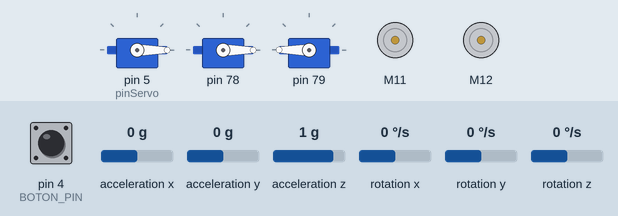
This sketch was run on a simulated Arduino Uno, built with avr-gcc and run on an emulated ATmega328P. Shown: 3 × servo, 2 × DC motor (green arrow = forward, orange = backward, longer = faster). The test bench sets the inputs (shaded band); at power-on: pin 4 (BOTON_PIN) HIGH, rotation z 0 °/s, acceleration x 0 g, acceleration y 0 g, acceleration z 1 g, rotation x 0 °/s, rotation y 0 °/s. What the sketch prints to the serial monitor is not drawn.

Above: at 5.0 s.
5.1 s: pin 4 (BOTON_PIN) pulled LOW for 0.15 s
At 6.2 s:
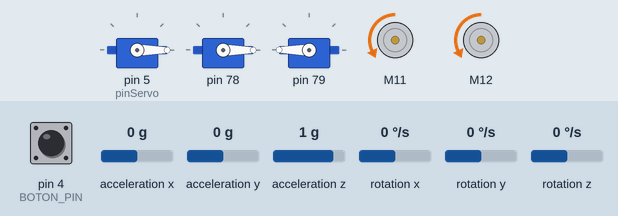
8.2 s: rotation z set to -192 °/s
At 9.8 s:
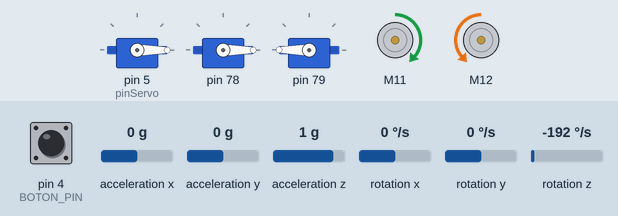
11.2 s: rotation z set to 0 °/s
At 13.6 s:
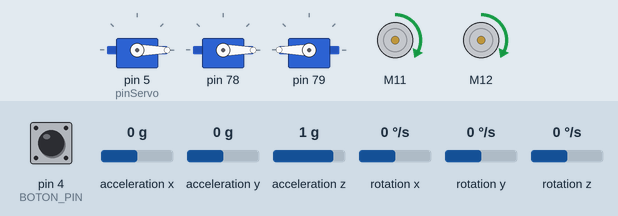
13.9 s: rotation z set to -24 °/s
16.9 s: rotation z set to -29 °/s
18.6 s: pin 4 (BOTON_PIN) pulled LOW for 1 s
At 19.0 s:
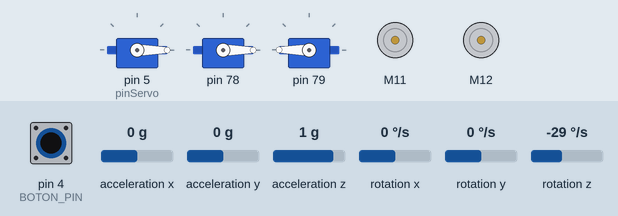
Timing chart, 0 to 21.6 s (numbered marks = the images above; inputs shaded):
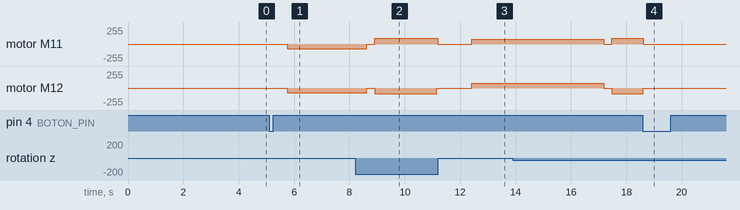

The sketch:

prueba_ww7.ino
```cpp
// generated by mBlock5 for MegaPi
// Optimized for WRO Robomission Junior
// VERSION CORREGIDA: giros por giroscopio inmunes al salto +-180 grados

#include <Arduino.h>
#include <Wire.h>
#include <SoftwareSerial.h>
#include <MeMegaPi.h>

#define BOTON_PIN 4
#define PIN_TCRT_IZQ A4
#define PIN_TCRT_DER A3

MeGyro giroscopio(8);

MePort placaExpansora(7); // Define el Puerto 7 como adaptador RJ25
Servo servoGarra1;
Servo servoGarra2;

double angle_rad = PI/180.0;
double angle_deg = 180.0/PI;
MeEncoderOnBoard Encoder_1(SLOT1); // Motor Izquierdo
MeEncoderOnBoard Encoder_2(SLOT2); // Motor Derecho

void isr_process_encoder1(void){
  if(digitalRead(Encoder_1.getPortB()) == 0){
    Encoder_1.pulsePosMinus();
  }else{
    Encoder_1.pulsePosPlus();
  }
}

void isr_process_encoder2(void){
  if(digitalRead(Encoder_2.getPortB()) == 0){
    Encoder_2.pulsePosMinus();
  }else{
    Encoder_2.pulsePosPlus();
  }
}

// Variable para saber si estamos en espera o si el robot ya está compitiendo
bool rutinaIniciada = false;

void _loop() {
  unsigned long tiempoActual = millis();

  // Actualizar los motores solo cada 10 milisegundos
  static unsigned long ultimoTiempoMotores = 0;
  if(tiempoActual - ultimoTiempoMotores >= 10) {
    Encoder_1.loop();
    Encoder_2.loop();
    ultimoTiempoMotores = tiempoActual;
  }

  // Actualizar el giroscopio solo cada 25 milisegundos
  static unsigned long ultimoGiroscopio = 0;
  if(tiempoActual - ultimoGiroscopio >= 25) {
    giroscopio.update();
    ultimoGiroscopio = tiempoActual;
  }

  // Si la rutina ya empezó y el botón se vuelve a presionar (estado LOW)
  if (rutinaIniciada == true && digitalRead(BOTON_PIN) == LOW) {
    // 1. Mandamos la orden de velocidad y posición a 0
    Encoder_1.move(0, 0);
    Encoder_2.move(0, 0);
    // Forzar el PWM a 0
    Encoder_1.setTarPWM(0);
    Encoder_2.setTarPWM(0);

    // Guardamos el momento exacto en el que empezamos a frenar
    unsigned long inicioParada = millis();

    // 2. Atrapamos al robot en un bucle infinito
    while (true) {
      tiempoActual = millis();

      // FASE 1: Durante los primeros 1500ms, mantenemos vivo el cerebro del motor para que frene
      if (tiempoActual - inicioParada < 1500) {
        if(tiempoActual - ultimoTiempoMotores >= 10) {
          Encoder_1.loop();
          Encoder_2.loop();
          ultimoTiempoMotores = tiempoActual;
        }
      }
      // FASE 2: Pasado ese tiempo, ya no entra al 'if' anterior.
      // Al dejar de llamar a .loop(), los motores pierden la tensión y el zumbido desaparece.
      else {
        // El robot está congelado, los motores apagados y sin zumbar.
        delay(500);
      }
    }
  }
}

void _delay(float seconds) {
  if(seconds < 0.0){
    seconds = 0.0;
  }
  unsigned long endTime = millis() + (unsigned long)(seconds * 1000.0);

  while(millis() < endTime) {
    _loop();
    delay(2); // <--- ESTA LÍNEA ES LA MAGIA. Evita que la placa colapse.
  }
}

// =========================================================================
// NUESTRAS FUNCIONES DE MOVIMIENTO
// =========================================================================

/**
 * Función maestra para controlar ambos motores.
 * Para ambos motores: valores positivos = adelante, valores negativos = atrás.
 */
void moverRobot(long gradosIzq, long gradosDer, float velocidad, float tiempoEspera) {
  Encoder_1.move(gradosIzq, abs(velocidad));
  Encoder_2.move(-gradosDer, abs(velocidad*1.02));
  _delay(tiempoEspera);
}

// Mueve el robot en línea recta hacia adelante
void avanzar(long grados, float velocidad, float tiempoEspera) {
  moverRobot(grados, grados, velocidad, tiempoEspera);
}

// Mueve el robot en línea recta hacia atrás
void retroceder(long grados, float velocidad, float tiempoEspera) {
  moverRobot(-grados, -grados, velocidad, tiempoEspera);
}

// Gira sobre su propio eje hacia la izquierda (por encoder)
void girarIzquierda(long grados, float velocidad, float tiempoEspera) {
  moverRobot(grados, -grados, velocidad, tiempoEspera);
}

// Gira sobre su propio eje hacia la derecha (por encoder)
void girarDerecha(long grados, float velocidad, float tiempoEspera) {
  moverRobot(-grados, grados, velocidad, tiempoEspera);
}

// Detiene por completo los motores
void detener(float tiempoEspera) {
  Encoder_1.setTarPWM(0);
  Encoder_2.setTarPWM(0);
}

// =========================================================================
// FUNCIONES DE GIRO CON GIROSCOPIO
// =========================================================================
//
// CORRECCION CLAVE:
// MeGyro.getAngleZ() devuelve un valor limitado al rango -180 a +180 grados.
// Cuando el rumbo acumulado del robot cruza ese limite, la lectura salta de
// +180 a -180 (o al reves). Comparar contra el angulo inicial de forma
// absoluta hacia que la resta se disparara a ~350 de golpe y el giro se
// cortara antes de tiempo. Por eso fallaba SOLO en algunos giros.
//
// Solucion: acumulamos la diferencia entre lecturas consecutivas corrigiendo
// el salto. Asi el giro es inmune al +-180 y admite giros de 180 o 360 grados.
// =========================================================================

/**
 * Devuelve la diferencia angular REAL entre dos lecturas consecutivas,
 * corrigiendo el salto de +-180 grados.
 */
float deltaAngulo(float actual, float previo) {
  float d = actual - previo;
  while (d >  180.0) d -= 360.0;
  while (d < -180.0) d += 360.0;
  return d;
}

/**
 * Motor de giro por giroscopio.
 * @param gradosObjetivo Grados a girar (siempre positivo).
 * @param velocidad Velocidad de giro.
 * @param sentido +1 = izquierda, -1 = derecha.
 * @param timeoutSeg Tiempo limite de seguridad.
 */
void girarGyro(float gradosObjetivo, float velocidad, int sentido, float timeoutSeg = 5.0) {
  giroscopio.update();
  float anguloPrevio = giroscopio.getAngleZ();
  float acumulado = 0.0;

  float v = (sentido > 0) ? fabs(velocidad) : -fabs(velocidad);
  Encoder_1.runSpeed(v);
  Encoder_2.runSpeed(v);

  unsigned long tiempoInicio = millis();
  unsigned long timeoutMs = (unsigned long)(timeoutSeg * 1000.0);

  while (fabs(acumulado) < gradosObjetivo) {
    _loop();

    float anguloActual = giroscopio.getAngleZ();
    acumulado += deltaAngulo(anguloActual, anguloPrevio);
    anguloPrevio = anguloActual;

    if (millis() - tiempoInicio > timeoutMs) {
      Serial.print("TIMEOUT en giro - grados acumulados: ");
      Serial.println(acumulado);
      break;
    }
  }

  Encoder_1.runSpeed(0);
  Encoder_2.runSpeed(0);
  _delay(0.3);
}

void girarIzquierdaGyro(float gradosObjetivo, float velocidad) {
  girarGyro(gradosObjetivo, velocidad, +1);
}

void girarDerechaGyro(float gradosObjetivo, float velocidad) {
  girarGyro(gradosObjetivo, velocidad, -1);
}

// =========================================================================
// SENSORES DE LÍNEA TCRT5000 Y NAVEGACIÓN
// =========================================================================

// Umbral analógico para diferenciar superficie clara de línea negra
int UMBRAL_NEGRO_DER = 55;
int UMBRAL_NEGRO_IZQ = 31;

int leerLineaIzq() {
  return analogRead(PIN_TCRT_IZQ);
}

int leerLineaDer() {
  return analogRead(PIN_TCRT_DER);
}

bool esNegroIzq() {
  return leerLineaIzq() >= UMBRAL_NEGRO_IZQ;
}

bool esNegroDer() {
  return leerLineaDer() >= UMBRAL_NEGRO_DER;
}

void imprimirSensoresLinea() {
  Serial.print("TCRT Izq (A4): ");
  Serial.print(leerLineaIzq());
  Serial.print(" | TCRT Der (A3): ");
  Serial.println(leerLineaDer());
}

/**
 * Centra el robot sobre la línea negra usando micro-ajustes.
 */
void centrarEnLinea(float velocidad, float timeoutSeg) {
  unsigned long inicio = millis();
  unsigned long timeoutMs = (unsigned long)(timeoutSeg * 1000.0);
  float velFina = fabs(velocidad) * 0.6; // Velocidad reducida para mayor precisión

  while (millis() - inicio < timeoutMs) {
    _loop();
    bool izqNegro = esNegroIzq();
    bool derNegro = esNegroDer();

    // Si ambos detectan negro o ambos blanco, el robot ya está centrado
    if ((izqNegro && derNegro) || (!izqNegro && !derNegro)) {
      Encoder_1.runSpeed(0);
      Encoder_2.runSpeed(0);
      break;
    }
    else if (izqNegro && !derNegro) {
      // Línea hacia la izquierda -> girar izquierda
      Encoder_1.runSpeed(velFina);
      Encoder_2.runSpeed(velFina);
    }
    else if (!izqNegro && derNegro) {
      // Línea hacia la derecha -> girar derecha
      Encoder_1.runSpeed(-velFina);
      Encoder_2.runSpeed(-velFina);
    }
    delay(5);
  }

  Encoder_1.runSpeed(0);
  Encoder_2.runSpeed(0);
  _delay(0.1);
}

/**
 * Motor de giro con giroscopio + busqueda de linea negra.
 * Usa la misma correccion de salto +-180 que girarGyro().
 *
 * @param gradosMaximos Límite máximo de grados a girar si el sensor no detecta la línea.
 * @param velocidad Velocidad de giro.
 * @param sentido +1 = izquierda, -1 = derecha.
 * @param gradosMinimosBusqueda Grados girados ANTES de activar la búsqueda por sensor.
 * @param timeoutSeg Tiempo límite de seguridad en segundos.
 */
void girarGyroLinea(float gradosMaximos, float velocidad, int sentido,
                    float gradosMinimosBusqueda, float timeoutSeg = 4.0) {
  giroscopio.update();
  float anguloPrevio = giroscopio.getAngleZ();
  float acumulado = 0.0;

  unsigned long tiempoInicio = millis();
  unsigned long timeoutMs = (unsigned long)(timeoutSeg * 1000.0);

  float v = (sentido > 0) ? fabs(velocidad) : -fabs(velocidad);
  Encoder_1.runSpeed(v);
  Encoder_2.runSpeed(v);

  bool lineaDetectada = false;

  while (fabs(acumulado) < gradosMaximos) {
    _loop();

    float anguloActual = giroscopio.getAngleZ();
    acumulado += deltaAngulo(anguloActual, anguloPrevio);
    anguloPrevio = anguloActual;

    // Activar la lectura de la línea solo después de cumplir los grados mínimos
    if (fabs(acumulado) >= gradosMinimosBusqueda) {
      if (esNegroIzq() || esNegroDer()) {
        lineaDetectada = true;
        break; // Detener giro inmediatamente al detectar la línea
      }
    }

    if (millis() - tiempoInicio > timeoutMs) {
      Serial.print("TIMEOUT en girarGyroLinea - grados acumulados: ");
      Serial.println(acumulado);
      break;
    }
  }

  Encoder_1.runSpeed(0);
  Encoder_2.runSpeed(0);
  _delay(0.1);

  // Si se detectó la línea, realizar el centrado fino
  if (lineaDetectada) {
    centrarEnLinea(velocidad, 4.0); // antes decia 40.0 (40 segundos): era demasiado
  }
}

void girarIzquierdaGyroLinea(float gradosMaximos, float velocidad, float gradosMinimosBusqueda, float timeoutSeg = 4.0) {
  girarGyroLinea(gradosMaximos, velocidad, +1, gradosMinimosBusqueda, timeoutSeg);
}

void girarDerechaGyroLinea(float gradosMaximos, float velocidad, float gradosMinimosBusqueda, float timeoutSeg = 4.0) {
  girarGyroLinea(gradosMaximos, velocidad, -1, gradosMinimosBusqueda, timeoutSeg);
}

/**
 * Avanza siguiendo la línea negra durante un tiempo determinado (en segundos).
 */
void seguirLineaTiempo(float segundos, float velocidadBase, float Kp = 0.15) {
  unsigned long inicio = millis();
  unsigned long duracionMs = (unsigned long)(segundos * 1000.0);

  while (millis() - inicio < duracionMs) {
    _loop();

    int lectIzq = leerLineaIzq();
    int lectDer = leerLineaDer();

    int error = lectIzq - lectDer;
    float correccion = error * Kp;

    float velIzq = velocidadBase - correccion;
    float velDer = velocidadBase + correccion;

    Encoder_1.runSpeed(velIzq);
    Encoder_2.runSpeed(-velDer);

    delay(5);
  }

  Encoder_1.runSpeed(0);
  Encoder_2.runSpeed(0);
  _delay(0.1);
}

/**
 * Avanza siguiendo la línea negra durante una cantidad de grados de encoder.
 */
void seguirLineaGrados(long grados, float velocidadBase, float Kp = 0.15, float tiempoMax = 10.0) {
  long posInicialIzq = Encoder_1.getCurPos();
  long posInicialDer = Encoder_2.getCurPos();

  unsigned long inicio = millis();
  unsigned long timeoutMs = (unsigned long)(tiempoMax * 1000.0);

  while (millis() - inicio < timeoutMs) {
    _loop();

    long avanceIzq = abs(Encoder_1.getCurPos() - posInicialIzq);
    long avanceDer = abs(Encoder_2.getCurPos() - posInicialDer);
    long promedioAvance = (avanceIzq + avanceDer) / 2;

    if (promedioAvance >= grados) {
      break;
    }

    int lectIzq = leerLineaIzq();
    int lectDer = leerLineaDer();

    int error = lectIzq - lectDer;
    float correccion = error * Kp;

    float velIzq = velocidadBase - correccion;
    float velDer = velocidadBase + correccion;

    Encoder_1.runSpeed(velIzq);
    Encoder_2.runSpeed(-velDer);

    delay(5);
  }

  Encoder_1.runSpeed(0);
  Encoder_2.runSpeed(0);
  _delay(0.1);
}

/**
 * Avanza recto manteniendo el rumbo con el giroscopio.
 * Tambien usa deltaAngulo() para no romperse si cruza el +-180.
 */
void avanzarRectoGyro(long grados, float velocidadBase, float Kp = 1.5, float tiempoMax = 10.0) {
  giroscopio.update();
  float anguloPrevio = giroscopio.getAngleZ();
  float desvio = 0.0; // desviacion acumulada respecto al rumbo inicial

  long posInicialIzq = Encoder_1.getCurPos();
  long posInicialDer = Encoder_2.getCurPos();

  unsigned long inicio = millis();
  unsigned long timeoutMs = (unsigned long)(tiempoMax * 1000.0);

  while (millis() - inicio < timeoutMs) {
    _loop();

    long avanceIzq = abs(Encoder_1.getCurPos() - posInicialIzq);
    long avanceDer = abs(Encoder_2.getCurPos() - posInicialDer);
    long promedioAvance = (avanceIzq + avanceDer) / 2;

    if (promedioAvance >= grados) {
      break;
    }

    float anguloActual = giroscopio.getAngleZ();
    desvio += deltaAngulo(anguloActual, anguloPrevio);
    anguloPrevio = anguloActual;

    float correccion = desvio * Kp;

    float velIzq = velocidadBase - correccion;
    float velDer = velocidadBase + correccion;

    Encoder_1.runSpeed(velIzq);
    Encoder_2.runSpeed(-velDer);

    delay(5);
  }

  Encoder_1.runSpeed(0);
  Encoder_2.runSpeed(0);
  _delay(0.1);
}

// =========================================================================
// DE LOS SERVOMOTORES PEQUEÑOS
// =========================================================================

const int GARRA_ABIERTA_S1 = 0;
const int GARRA_CERRADA_S1 = 108;
const int GARRA_CERRADA_S2 = 58;
const int GARRA_ABIERTA_S2 = 180;

void abrirGarra() {
  servoGarra1.write(GARRA_ABIERTA_S1);
  servoGarra2.write(GARRA_ABIERTA_S2);
  _delay(1.0);
}

void cerrarGarra() {
  servoGarra1.write(GARRA_CERRADA_S1);
  servoGarra2.write(GARRA_CERRADA_S2);
  _delay(1.0);
}

// =========================================================================
// DEL SERVOMOTOR GRANDE
// =========================================================================

Servo miServo;
const int pinServo = 5;

const int anguloBajar = 105;
void subir_pala() {
  for (int angulo = anguloBajar; angulo >= 0; angulo--) {
    miServo.write(angulo);
    _delay(0.050); // Ajusta este tiempo para cambiar la velocidad
  }
  _delay(1.0);
}

void bajar_pala() {
  miServo.write(anguloBajar);
  _delay(1.0);
}

void barrer() {
  abrirGarra();
  miServo.write(117);
  _delay(1.0);
}

// Subir el servo para llevar el objeto
void recolectar(int modo) {
  if (modo == 1) {
    miServo.write(63);
  } else if (modo == 2) {
    miServo.write(120);
  }
  _delay(1.0);
}

void posicionar() {
  miServo.write(50);
  _delay(1.0);
}

// Bajar el servo para soltar el objeto
void depositar() {
  miServo.write(40);
  _delay(1.0);
  abrirGarra();
}

// =========================================================================

void setup() {
  Serial.begin(115200);

  pinMode(BOTON_PIN, INPUT_PULLUP);
  pinMode(PIN_TCRT_IZQ, INPUT);
  pinMode(PIN_TCRT_DER, INPUT);

  Wire.setWireTimeout(3000, true); // 3000 microsegundos, reset automático del bus si se cuelga
  giroscopio.begin();
  _delay(2.0);    // Espera 2 segundos completamente quieto para calibrar

  // Asociamos el SERVO al pin 5
  miServo.attach(pinServo);

  // Se asignan los microservos a los pines físicos extraídos del puerto 7
  servoGarra1.attach(placaExpansora.pin1());
  servoGarra2.attach(placaExpansora.pin2());

  // Posición inicial por defecto
  miServo.write(0);

  // Condición inicial: Empezar con la garra abierta
  abrirGarra();

  //MOTORES

  TCCR1A = _BV(WGM10);
  TCCR1B = _BV(CS11) | _BV(WGM12);
  TCCR2A = _BV(WGM21) | _BV(WGM20);
  TCCR2B = _BV(CS21);

  attachInterrupt(Encoder_1.getIntNum(), isr_process_encoder1, RISING);
  Encoder_1.setPulse(8);
  Encoder_1.setRatio(46.67);
  Encoder_1.setPosPid(1.8,0,1.2);
  Encoder_1.setSpeedPid(0.18,0,0);

  attachInterrupt(Encoder_2.getIntNum(), isr_process_encoder2, RISING);
  Encoder_2.setPulse(8);
  Encoder_2.setRatio(46.67);
  Encoder_2.setPosPid(1.8,0,1.2);
  Encoder_2.setSpeedPid(0.18,0,0);
}

void loop() {
  Serial.println("Up");

  // 1. ESPERAR A QUE SE PRESIONE EL BOTÓN PARA INICIAR
  while (digitalRead(BOTON_PIN) == HIGH) {
    _loop();
  }
  // 2. ESPERAR A QUE SE SUELTE EL BOTÓN
  while (digitalRead(BOTON_PIN) == LOW) {
    _loop();
  }
  // 3. PAUSA DE SEGURIDAD
  _delay(0.5);
  // 4. ¡ACTIVAR EL MODO COMPETENCIA!
  rutinaIniciada = true;

  // ==========================================
  // TU RUTINA DE MOVIMIENTO (sin cambios)
  // ==========================================

/* colores no aleatorios*/
/*
  girarDerechaGyro(85.0, 20.0);
  avanzar(200, 80, 2.5);
  girarIzquierdaGyro(85.0, 20.0);

  avanzar(750, 80, 6.5);
  recolectar(2);
  retroceder(600, 25, 4.5);

  girarIzquierdaGyro(85.0, 50.0);
  avanzar(1300, 55, 4.5);

  // Estos dos giros de 90 se podrian unir en girarIzquierdaGyro(180.0, 50.0)
  // si la pausa de en medio no te hace falta. Los dejo tal cual por si la necesitas.
  girarIzquierdaGyro(170.0, 50.0);
  subir_pala();

  retroceder(200, 25, 2.5);
  girarDerechaGyro(30.0, 50.0);
  avanzar(220, 60, 3.5);
  recolectar(2);
  girarDerechaGyro(60.0, 50.0);

  avanzar(510, 60, 3.5);
  recolectar(1);
  avanzar(25, 60, 3.5);
  retroceder(450, 25, 4.5);

  // ---- ESTE ERA EL GIRO QUE FALLABA (cruzaba el +-180) ----

  girarIzquierdaGyro(165.0, 50.0);
  avanzar(250, 60, 1.5);
  avanzar(450, 60, 3.5);

recolectar(1);
retroceder(500, 25, 4.5);
*/

 girarDerechaGyro(80.0, 50.0);
 avanzar(760, 60, 3.5);
 girarIzquierdaGyro(80.0, 50.0);

 avanzar(401, 60, 3.5);
 recolectar(2);
retroceder(650, 25, 4.5);

girarIzquierdaGyro(82.0, 30.0);
avanzar(2500, 60, 6.5);
recolectar(1);

retroceder(200, 25, 4.5);
girarIzquierdaGyro(25.0, 50.0);
 avanzar(300, 60, 3.5);

 recolectar(2);
 avanzar(700, 60, 3.5);

  // Bucle infinito para que no repita la rutina en la competencia
  while(1) {
    _loop();
  }
}
```

Measured:
- after the input at 5.1 s, motor M11, motor M12: stopped → backward 70/255 after 0.65 s
- after the input at 11.2 s, motor M11, motor M12: goes on until 12.4 s, then stays forward 70/255
- after the input at 13.9 s, every drawn part: stays the same
- after the input at 18.6 s, servo on pin 5 (pinServo): stays 0° (without the input it goes to 120° after 2.4 s)
